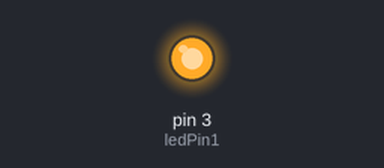
This sketch was run on a simulated Arduino Uno, built with avr-gcc and run on an emulated ATmega328P. On the bench: output pins drawn as LEDs (lit = HIGH).

Above: at 0.1 s.
At 18.1 s:
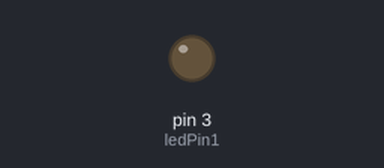
Timing chart, 0 to 19.6 s (numbered marks = the images above):
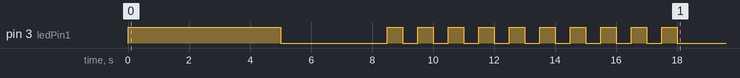

The sketch:

engrl_1_2.ino
```cpp
/*
 * File:        activity2.ino
 * Description: A program that flashes an LED
 * Created:     2026-02-11
 * Author:      Sean Cajigal
 */

int ledPin1 = 3; // sets which pin

void setup()
{
  pinMode(ledPin1, OUTPUT); // set pin for output

  digitalWrite(ledPin1, HIGH);
  delay(5000);
  digitalWrite(ledPin1, LOW);
  delay(3000);
  for (int i = 0; i < 10; i++) { // loop 10 times
    digitalWrite(ledPin1, LOW);
    delay(500);
    digitalWrite(ledPin1, HIGH);
    delay(500);
  }
  digitalWrite(ledPin1, LOW);
}

void loop()
{
  // nothing needs to be looped
}
```
